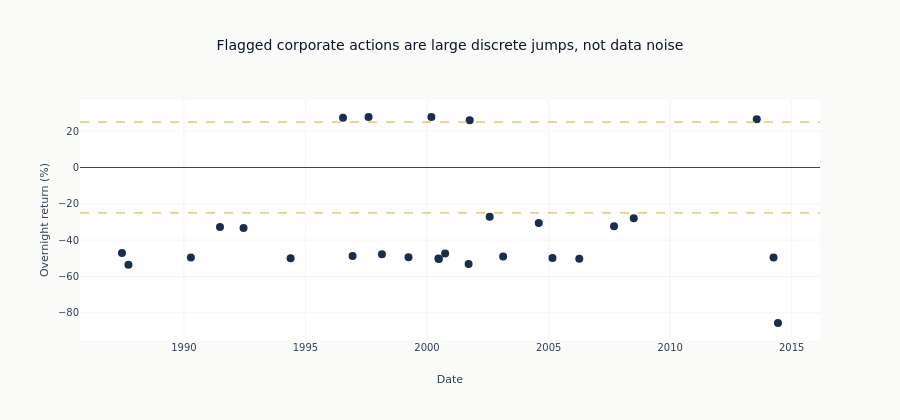

Notebook code cell kept with this figure:
### Markdown cell above
Plotting every flagged event on one timeline shows what the 25% threshold
actually catches in an unadjusted panel: a handful of large, discrete
overnight jumps. The split ratios cluster near recognizable levels (2:1 splits
near −50%, the 2014 AAPL 7:1 near −85%), with a few large positive gaps. That
discrete, structured pattern is the signature of corporate actions, not the
continuous smear a data-corruption problem would leave.

### Code cell
fig = go.Figure(
    go.Scatter(
        x=events_table["date"].to_list(),
        y=events_table["overnight_pct"].to_list(),
        mode="markers",
        marker=dict(color=COLORS["slate"], size=8),
        text=events_table["symbol"].to_list(),
        hovertemplate="%{text}<br>%{x|%Y-%m-%d}: %{y:.1f}%<extra></extra>",
        name="Flagged event",
    )
)
fig.add_hline(y=25, line_dash="dash", line_color=COLORS["amber"], line_width=1)
fig.add_hline(y=-25, line_dash="dash", line_color=COLORS["amber"], line_width=1)
fig.update_layout(
    title="Flagged corporate actions are large discrete jumps, not data noise",
    xaxis_title="Date",
    yaxis_title="Overnight return (%)",
    height=420,
)
fig.show()

### Figure 1 — Plotly figure (JSON) as saved in the notebook; plotly's stock layout.template omitted (floating-point values rounded to 4 significant figures)
{"data": [{"hovertemplate": "%{text}<br>%{x|%Y-%m-%d}: %{y:.1f}%<extra></extra>", "marker": {"color": "#1a2d4a", "size": 8}, "mode": "markers", "name": "Flagged event", "text": ["AAPL", "AAPL", "AAPL", "AAPL", "AAPL", "AAPL", "AAPL", "MSFT", "MSFT", "MSFT", "MSFT", "MSFT", "MSFT", "MSFT", "MSFT", "MSFT", "GOOGL", "NVDA", "NVDA", "NVDA", "NVDA", "NVDA", "NVDA", "NVDA", "NVDA", "NVDA", "FB"], "type": "scatter", "x": ["1987-06-16", "1996-07-18", "1997-08-06", "2000-06-21", "2000-09-29", "2005-02-28", "2014-06-09", "1987-09-21", "1990-04-16", "1991-06-27", "1992-06-15", "1994-05-23", "1996-12-09", "1998-02-23", "1999-03-29", "2003-02-18", "2014-04-03", "2000-03-07", "2000-06-27", "2001-09-17", "2001-10-03", "2002-07-31", "2004-08-06", "2006-04-07", "2007-09-11", "2008-07-03", "2013-07-25"], "y": [-47.1, 27.4, 27.8, -50.1, -47.3, -49.8, -85.6, -53.5, -49.5, -32.8, -33.3, -49.9, -48.7, -47.8, -49.4, -49.0, -49.5, 27.8, -50.4, -53.1, 26.0, -27.1, -30.6, -50.3, -32.4, -28.0, 26.5]}], "layout": {"height": 420, "shapes": [{"line": {"color": "#D4A84B", "dash": "dash", "width": 1}, "type": "line", "x0": 0, "x1": 1, "xref": "x domain", "y0": 25, "y1": 25, "yref": "y"}, {"line": {"color": "#D4A84B", "dash": "dash", "width": 1}, "type": "line", "x0": 0, "x1": 1, "xref": "x domain", "y0": -25, "y1": -25, "yref": "y"}], "title": {"text": "Flagged corporate actions are large discrete jumps, not data noise"}, "xaxis": {"title": {"text": "Date"}}, "yaxis": {"title": {"text": "Overnight return (%)"}}}}
